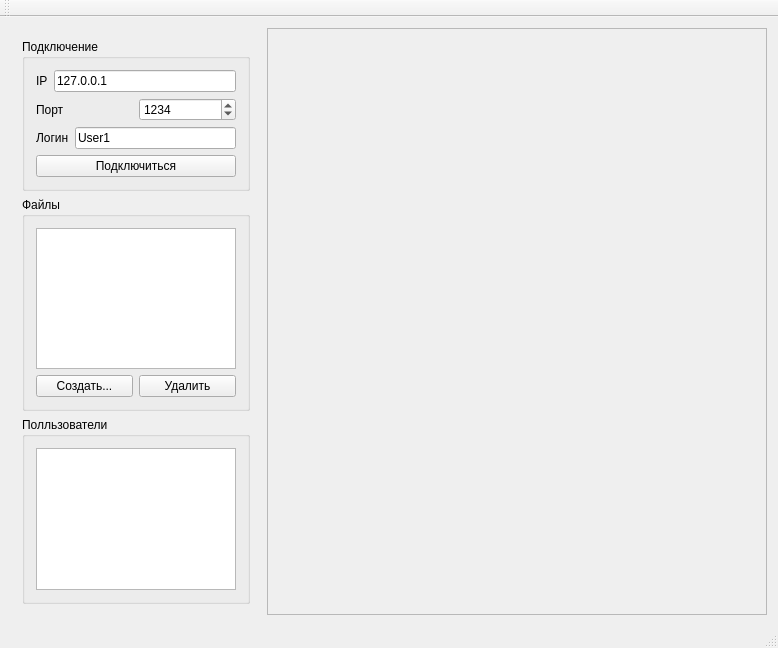
<?xml version="1.0" encoding="UTF-8"?>
<ui version="4.0">
 <class>notepadWindow</class>
 <widget class="QMainWindow" name="notepadWindow">
  <property name="geometry">
   <rect>
    <x>0</x>
    <y>0</y>
    <width>778</width>
    <height>648</height>
   </rect>
  </property>
  <property name="windowTitle">
   <string>notepadWindow</string>
  </property>
  <widget class="QWidget" name="centralWidget">
   <layout class="QHBoxLayout" name="horizontalLayout_5">
    <item>
     <widget class="QWidget" name="settings" native="true">
      <property name="minimumSize">
       <size>
        <width>250</width>
        <height>0</height>
       </size>
      </property>
      <property name="maximumSize">
       <size>
        <width>250</width>
        <height>16777215</height>
       </size>
      </property>
      <layout class="QVBoxLayout" name="verticalLayout_4">
       <property name="sizeConstraint">
        <enum>QLayout::SetMinimumSize</enum>
       </property>
       <item>
        <widget class="QGroupBox" name="connectionBox">
         <property name="title">
          <string>Подключение</string>
         </property>
         <layout class="QVBoxLayout" name="verticalLayout">
          <item>
           <layout class="QHBoxLayout" name="horizontalLayout">
            <item>
             <widget class="QLabel" name="label">
              <property name="text">
               <string>IP</string>
              </property>
             </widget>
            </item>
            <item>
             <widget class="QLineEdit" name="ip">
              <property name="inputMask">
               <string/>
              </property>
              <property name="text">
               <string>127.0.0.1</string>
              </property>
             </widget>
            </item>
           </layout>
          </item>
          <item>
           <layout class="QHBoxLayout" name="horizontalLayout_2">
            <item>
             <widget class="QLabel" name="label_2">
              <property name="text">
               <string>Порт</string>
              </property>
             </widget>
            </item>
            <item>
             <widget class="QSpinBox" name="port">
              <property name="maximumSize">
               <size>
                <width>16777215</width>
                <height>16777210</height>
               </size>
              </property>
              <property name="maximum">
               <number>2000</number>
              </property>
              <property name="value">
               <number>1234</number>
              </property>
             </widget>
            </item>
           </layout>
          </item>
          <item>
           <layout class="QHBoxLayout" name="horizontalLayout_3">
            <item>
             <widget class="QLabel" name="label_3">
              <property name="text">
               <string>Логин</string>
              </property>
             </widget>
            </item>
            <item>
             <widget class="QLineEdit" name="login">
              <property name="text">
               <string>User1</string>
              </property>
             </widget>
            </item>
           </layout>
          </item>
          <item>
           <widget class="QPushButton" name="connectDisConnect">
            <property name="text">
             <string>Подключиться</string>
            </property>
           </widget>
          </item>
         </layout>
         <zorder>connectDisConnect</zorder>
         <zorder></zorder>
         <zorder></zorder>
         <zorder></zorder>
        </widget>
       </item>
       <item>
        <widget class="QGroupBox" name="filesBox">
         <property name="minimumSize">
          <size>
           <width>0</width>
           <height>0</height>
          </size>
         </property>
         <property name="title">
          <string>Файлы</string>
         </property>
         <layout class="QVBoxLayout" name="verticalLayout_2">
          <item>
           <widget class="QListWidget" name="files"/>
          </item>
          <item>
           <layout class="QHBoxLayout" name="horizontalLayout_4">
            <item>
             <widget class="QPushButton" name="createB">
              <property name="text">
               <string>Создать...</string>
              </property>
             </widget>
            </item>
            <item>
             <widget class="QPushButton" name="deleteB">
              <property name="text">
               <string>Удалить</string>
              </property>
             </widget>
            </item>
           </layout>
          </item>
         </layout>
        </widget>
       </item>
       <item>
        <widget class="QGroupBox" name="usersBox">
         <property name="title">
          <string>Полльзователи</string>
         </property>
         <layout class="QVBoxLayout" name="verticalLayout_3">
          <item>
           <widget class="QListWidget" name="users"/>
          </item>
         </layout>
        </widget>
       </item>
      </layout>
     </widget>
    </item>
    <item>
     <widget class="QPlainTextEdit" name="plainTextEdit">
      <property name="enabled">
       <bool>false</bool>
      </property>
      <property name="minimumSize">
       <size>
        <width>250</width>
        <height>0</height>
       </size>
      </property>
     </widget>
    </item>
   </layout>
  </widget>
  <widget class="QMenuBar" name="menuBar">
   <property name="geometry">
    <rect>
     <x>0</x>
     <y>0</y>
     <width>778</width>
     <height>21</height>
    </rect>
   </property>
  </widget>
  <widget class="QToolBar" name="mainToolBar">
   <attribute name="toolBarArea">
    <enum>TopToolBarArea</enum>
   </attribute>
   <attribute name="toolBarBreak">
    <bool>false</bool>
   </attribute>
  </widget>
  <widget class="QStatusBar" name="statusBar"/>
 </widget>
 <layoutdefault spacing="6" margin="11"/>
 <resources/>
 <connections/>
</ui>
